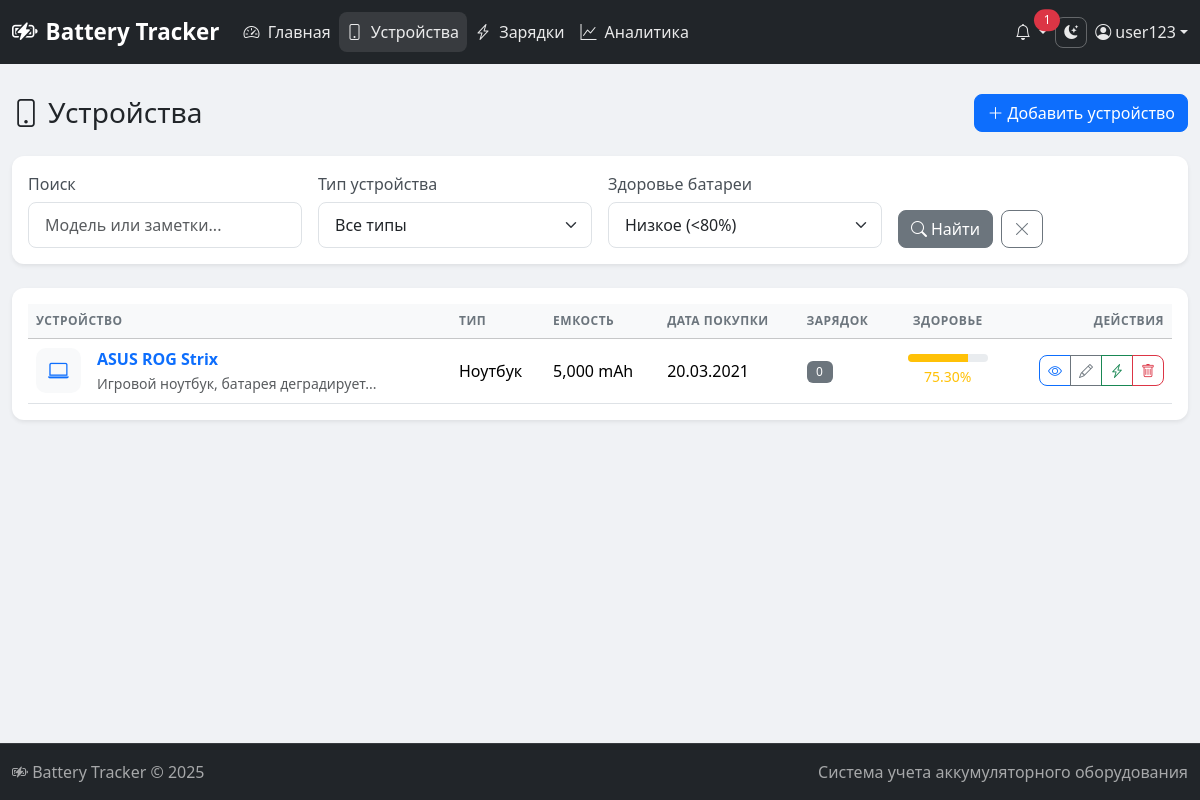
Screenshot of /devices.php?filter_health=low (signed in) with the database file from the repository.
### tables this page shows
CREATE TABLE IF NOT EXISTS users (
    id INT AUTO_INCREMENT PRIMARY KEY,
    username VARCHAR(100) NOT NULL UNIQUE,
    password VARCHAR(255) NOT NULL,
    email VARCHAR(150),
    created_at TIMESTAMP DEFAULT CURRENT_TIMESTAMP
);

CREATE TABLE IF NOT EXISTS devices (
    id INT AUTO_INCREMENT PRIMARY KEY,
    user_id INT DEFAULT 1,
    type ENUM('phone', 'laptop', 'screwdriver', 'headphones', 'tablet', 'other') NOT NULL,
    model VARCHAR(150) NOT NULL,
    battery_capacity INT NOT NULL,
    purchase_date DATE NOT NULL,
    battery_health DECIMAL(5,2) DEFAULT 100.00,
    notes TEXT,
    created_at TIMESTAMP DEFAULT CURRENT_TIMESTAMP,
    updated_at TIMESTAMP DEFAULT CURRENT_TIMESTAMP ON UPDATE CURRENT_TIMESTAMP,
    FOREIGN KEY (user_id) REFERENCES users(id) ON DELETE SET NULL
);

### config/auth.php (called while the page is built, shortened)
<?php
function isLoggedIn() {
    return isset($_SESSION['user_id']);
}
function currentUser() {
    return db()->fetchOne("SELECT id, username, email, created_at FROM users WHERE id = ?", [$_SESSION['user_id']]);
}
function getTheme() {
    return $_SESSION['theme'] ?? 'light';
}

### config/database.php (called while the page is built, shortened)
<?php
class Database {
    private static $instance = null;
    private $connection;
    private function __construct() {
        try {
            $dsn = "mysql:host=" . DB_HOST . ";dbname=" . DB_NAME . ";charset=" . DB_CHARSET;
            $options = [
                PDO::ATTR_ERRMODE => PDO::ERRMODE_EXCEPTION,
                PDO::ATTR_DEFAULT_FETCH_MODE => PDO::FETCH_ASSOC,
                PDO::ATTR_EMULATE_PREPARES => false,
            ];
            $this->connection = new PDO($dsn, DB_USER, DB_PASS, $options);
        } catch (PDOException $e) {
            die("Ошибка подключения к базе данных: " . $e->getMessage());
        }
    }
    public static function getInstance() {
        if (self::$instance === null) {
            self::$instance = new self();
        }
        return self::$instance;
    }
    public function query($sql, $params = []) {
        $stmt = $this->connection->prepare($sql);
        $stmt->execute($params);
        return $stmt;
    }
    public function fetchAll($sql, $params = []) {
        return $this->query($sql, $params)->fetchAll();
    }
    public function fetchOne($sql, $params = []) {
        return $this->query($sql, $params)->fetch();
    }
}
function db() {
    return Database::getInstance();
}
function sanitize($data) {
    return htmlspecialchars(trim($data), ENT_QUOTES, 'UTF-8');
}
function formatDate($date, $format = 'd.m.Y') {
    return date($format, strtotime($date));
}
function getHealthClass($health) {
    if ($health >= 50) return 'health-warning';
    return 'health-danger';
}
function getHealthBadgeClass($health) {
    if ($health >= 50) return 'bg-warning';
    return 'bg-danger';
}
function getDeviceTypeLabel($type) {
    $types = [
        'phone' => 'Телефон',
        'laptop' => 'Ноутбук',
        'screwdriver' => 'Шуруповерт',
        'headphones' => 'Наушники',
        'tablet' => 'Планшет',
        'other' => 'Другое'
    ];
    return $types[$type] ?? $type;
}
function getDeviceTypeIcon($type) {
    $icons = [
        'phone' => 'bi-phone',
        'laptop' => 'bi-laptop',
        'screwdriver' => 'bi-tools',
        'headphones' => 'bi-headphones',
        'tablet' => 'bi-tablet',
        'other' => 'bi-device-hdd'
    ];
    return $icons[$type] ?? 'bi-device-hdd';
}

### devices.php (the view, shortened to what this page needs)
<?php
require_once 'includes/header.php';
$filterHealth = $_GET['filter_health'] ?? '';
$search = $_GET['search'] ?? '';
$where = [];
$params = [];
if ($filterHealth === 'low') {
    $where[] = "battery_health < 80";
} elseif ($filterHealth === 'good') {
    $where[] = "battery_health >= 80";
}
$whereClause = count($where) > 0 ? 'WHERE ' . implode(' AND ', $where) : '';
$devices = db()->fetchAll(
    "SELECT d.*,
            (SELECT COUNT(*) FROM charge_cycles WHERE device_id = d.id) as charge_count
     FROM devices d
     $whereClause
     ORDER BY d.battery_health ASC",
    $params
);
?>
<div class="d-flex justify-content-between align-items-center mb-4">
    <h1 class="h3 mb-0">
        <i class="bi bi-phone me-2"></i>Устройства
    </h1>
    <a href="device_form.php" class="btn btn-primary">
        <i class="bi bi-plus-lg me-1"></i>Добавить устройство
    </a>
</div>
<div class="card border-0 shadow-sm mb-4">
    <div class="card-body">
        <form method="GET" class="row g-3">
            <div class="col-md-3">
                <label class="form-label">Поиск</label>
                <input type="text" name="search" class="form-control" placeholder="Модель или заметки..."
                       value="<?= sanitize($search) ?>">
            </div>
            <div class="col-md-3">
                <label class="form-label">Тип устройства</label>
                <select name="filter_type" class="form-select">
                    <option value="">Все типы</option>
                </select>
            </div>
            <div class="col-md-3">
                <label class="form-label">Здоровье батареи</label>
                <select name="filter_health" class="form-select">
                    <option value="low" <?= $filterHealth === 'low' ? 'selected' : '' ?>>Низкое (&lt;80%)</option>
                </select>
            </div>
            <div class="col-md-3 d-flex align-items-end">
                <button type="submit" class="btn btn-secondary me-2">
                    <i class="bi bi-search me-1"></i>Найти
                </button>
                <a href="devices.php" class="btn btn-outline-secondary">
                    <i class="bi bi-x-lg"></i>
                </a>
            </div>
        </form>
    </div>
</div>
<div class="card border-0 shadow-sm">
    <div class="card-body">
        <?php if (count($devices) > 0): ?>
        <div class="table-responsive">
            <table class="table table-hover align-middle mb-0">
                <thead class="table-light">
                    <tr>
                        <th>Устройство</th>
                        <th>Тип</th>
                        <th>Емкость</th>
                        <th>Дата покупки</th>
                        <th>Зарядок</th>
                        <th class="text-center">Здоровье</th>
                        <th class="text-end">Действия</th>
                    </tr>
                </thead>
                <tbody>
                    <?php foreach ($devices as $device): ?>
                    <tr>
                        <td>
                            <div class="d-flex align-items-center">
                                <div class="device-icon me-3">
                                    <i class="bi <?= getDeviceTypeIcon($device['type']) ?>"></i>
                                </div>
                                <div>
                                    <a href="device_view.php?id=<?= $device['id'] ?>" class="fw-bold text-decoration-none">
                                        <?= sanitize($device['model']) ?>
                                    </a>
                                    <?php if (!empty($device['notes'])): ?>
                                    <br><small class="text-muted"><?= sanitize(mb_substr($device['notes'], 0, 50)) ?>...</small>
                                    <?php endif; ?>
                                </div>
                            </div>
                        </td>
                        <td><?= getDeviceTypeLabel($device['type']) ?></td>
                        <td><?= number_format($device['battery_capacity']) ?> mAh</td>
                        <td><?= formatDate($device['purchase_date']) ?></td>
                        <td>
                            <span class="badge bg-secondary"><?= $device['charge_count'] ?></span>
                        </td>
                        <td class="text-center">
                            <div class="health-indicator">
                                <div class="progress" style="height: 8px; width: 80px;">
                                    <div class="progress-bar <?= getHealthBadgeClass($device['battery_health']) ?>"
                                         style="width: <?= $device['battery_health'] ?>%"></div>
                                </div>
                                <small class="<?= getHealthClass($device['battery_health']) ?>">
                                    <?= $device['battery_health'] ?>%
                                </small>
                            </div>
                        </td>
                        <td class="text-end">
                            <div class="btn-group">
                                <a href="device_view.php?id=<?= $device['id'] ?>" class="btn btn-sm btn-outline-primary" title="Просмотр">
                                    <i class="bi bi-eye"></i>
                                </a>
                                <a href="device_form.php?id=<?= $device['id'] ?>" class="btn btn-sm btn-outline-secondary" title="Редактировать">
                                    <i class="bi bi-pencil"></i>
                                </a>
                                <a href="charge_form.php?device_id=<?= $device['id'] ?>" class="btn btn-sm btn-outline-success" title="Добавить зарядку">
                                    <i class="bi bi-lightning-charge"></i>
                                </a>
                                <button type="button" class="btn btn-sm btn-outline-danger"
                                        onclick="deleteDevice(<?= $device['id'] ?>, '<?= sanitize($device['model']) ?>')" title="Удалить">
                                    <i class="bi bi-trash"></i>
                                </button>
                            </div>
                        </td>
                    </tr>
                    <?php endforeach; ?>
                </tbody>
            </table>
        </div>
        <?php endif; ?>
    </div>
</div>
<?php require_once 'includes/footer.php'; ?>

### includes/header.php (shortened to what this page needs)
<?php
require_once __DIR__ . '/../config/database.php';
require_once __DIR__ . '/../config/auth.php';
$lowHealthDevices = db()->fetchAll(
    "SELECT * FROM devices WHERE battery_health < 80 ORDER BY battery_health ASC"
);
$currentUser = currentUser();
?>
<!DOCTYPE html>
<html lang="ru" data-theme="<?= getTheme() ?>">
<head>
    <link href="https://cdn.jsdelivr.net/npm/bootstrap@5.3.2/dist/css/bootstrap.min.css" rel="stylesheet">
    <link href="https://cdn.jsdelivr.net/npm/bootstrap-icons@1.11.1/font/bootstrap-icons.css" rel="stylesheet">
    <link href="assets/css/style.css" rel="stylesheet">
</head>
<body>
    <nav class="navbar navbar-expand-lg navbar-dark bg-dark fixed-top">
        <div class="container-fluid">
            <a class="navbar-brand d-flex align-items-center" href="index.php">
                <i class="bi bi-battery-charging me-2"></i>
                <span>Battery Tracker</span>
            </a>
            <div class="collapse navbar-collapse" id="navbarNav">
                <ul class="navbar-nav me-auto">
                    <li class="nav-item">
                        <a class="nav-link <?= basename($_SERVER['PHP_SELF']) == 'index.php' ? 'active' : '' ?>" href="index.php">
                            <i class="bi bi-speedometer2 me-1"></i> Главная
                        </a>
                    </li>
                    <li class="nav-item">
                        <a class="nav-link <?= basename($_SERVER['PHP_SELF']) == 'devices.php' ? 'active' : '' ?>" href="devices.php">
                            <i class="bi bi-phone me-1"></i> Устройства
                        </a>
                    </li>
                    <li class="nav-item">
                        <a class="nav-link <?= basename($_SERVER['PHP_SELF']) == 'charges.php' ? 'active' : '' ?>" href="charges.php">
                            <i class="bi bi-lightning-charge me-1"></i> Зарядки
                        </a>
                    </li>
                    <li class="nav-item">
                        <a class="nav-link <?= basename($_SERVER['PHP_SELF']) == 'analytics.php' ? 'active' : '' ?>" href="analytics.php">
                            <i class="bi bi-graph-up me-1"></i> Аналитика
                        </a>
                    </li>
                </ul>
                <div class="d-flex align-items-center gap-2">
                    <div class="nav-item dropdown">
                        <a class="nav-link dropdown-toggle position-relative" href="#" id="notificationsDropdown" role="button" data-bs-toggle="dropdown">
                            <i class="bi bi-bell"></i>
                            <?php if (count($lowHealthDevices) > 0): ?>
                            <span class="position-absolute top-0 start-100 translate-middle badge rounded-pill bg-danger">
                                <?= count($lowHealthDevices) ?>
                            </span>
                            <?php endif; ?>
                        </a>
                    </div>
                    <button class="btn btn-sm btn-outline-light" onclick="toggleTheme()" title="Сменить тему" id="themeToggle">
                        <i class="bi bi-moon-stars-fill"></i>
                    </button>
                    <div class="nav-item dropdown">
                        <a class="nav-link dropdown-toggle d-flex align-items-center" href="#" id="userDropdown" role="button" data-bs-toggle="dropdown">
                            <i class="bi bi-person-circle me-1"></i>
                            <span><?= sanitize($currentUser['username']) ?></span>
                        </a>
                    </div>
                </div>
            </div>
        </div>
    </nav>
    <main class="main-content">
        <div class="container-fluid py-4">

### assets/css/style.css (style rules this page uses)
:root { --primary-color: #0d6efd; --success-color: #28a745; --warning-color: #ffc107; --danger-color: #dc3545; --dark-color: #212529; --light-bg: #f8f9fa; --border-radius: 12px; --box-shadow: 0 0.125rem 0.25rem rgba(0, 0, 0, 0.075); --box-shadow-lg: 0 0.5rem 1rem rgba(0, 0, 0, 0.15); }
body { font-family: 'Segoe UI', Tahoma, Geneva, Verdana, sans-serif; background-color: #f0f2f5; min-height: 100vh; display: flex; flex-direction: column; }
.main-content { margin-top: 70px; flex: 1; padding-bottom: 20px; }
.navbar-brand { font-weight: 700; font-size: 1.4rem; }
.navbar-brand i { font-size: 1.6rem; }
.nav-link { font-weight: 500; transition: all 0.2s ease; }
.nav-link.active { background: rgba(255, 255, 255, 0.1); border-radius: 8px; }
.card { border-radius: var(--border-radius); transition: transform 0.2s ease, box-shadow 0.2s ease; }
.health-warning { color: var(--warning-color) !important; }
.device-icon { width: 45px; height: 45px; background: var(--light-bg); border-radius: 10px; display: flex; align-items: center; justify-content: center; font-size: 1.3rem; color: var(--primary-color); }
.health-indicator { display: flex; flex-direction: column; align-items: center; gap: 4px; }
.health-indicator .progress { border-radius: 4px; }
.table { margin-bottom: 0; }
.table th { font-weight: 600; text-transform: uppercase; font-size: 0.75rem; letter-spacing: 0.5px; color: #6c757d; }
.table td { vertical-align: middle; }
.btn { border-radius: 8px; font-weight: 500; transition: all 0.2s ease; }
.btn-group .btn { border-radius: 0; }
.btn-group .btn:first-child { border-radius: 8px 0 0 8px; }
.btn-group .btn:last-child { border-radius: 0 8px 8px 0; }
.form-control, .form-select { border-radius: 8px; border: 1px solid #dee2e6; padding: 0.6rem 1rem; }
.form-label { font-weight: 500; color: #495057; margin-bottom: 0.4rem; }
.badge { font-weight: 500; padding: 0.4em 0.8em; border-radius: 6px; }
.progress { background-color: #e9ecef; border-radius: 6px; overflow: hidden; }
.progress-bar { transition: width 0.3s ease; }
.table tbody tr { transition: background-color 0.2s ease; }
.navbar-dark { background-color: #212529 !important; }
.navbar-dark .navbar-brand { color: #fff !important; }
.btn-outline-light { color: rgba(255, 255, 255, 0.9) !important; border-color: rgba(255, 255, 255, 0.3); }
.navbar-dark .nav-link { color: rgba(255, 255, 255, 0.9) !important; }
.navbar-dark .dropdown-toggle { color: rgba(255, 255, 255, 0.9) !important; }

### rows the page displays
users: username "user123"
devices: model "ASUS ROG Strix", notes "Игровой ноутбук, батарея деградирует", type "Ноутбук", battery_capacity "5,000", purchase_date "20.03.2021", charge_count "0", battery_health "75.30"

### other values shown
count($lowHealthDevices) "1"
